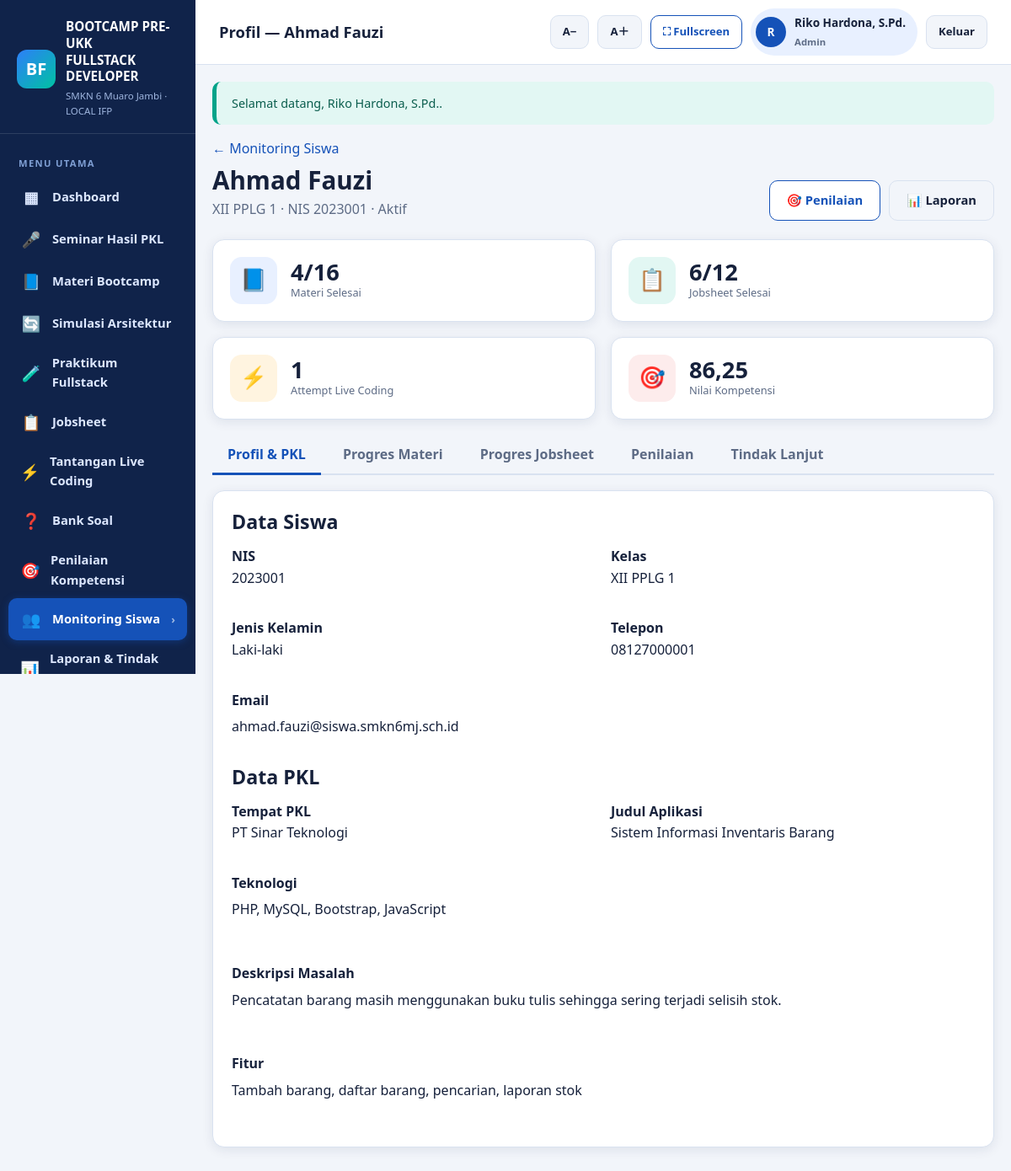
/modules/students/detail.php?id=1 (signed in), run on the app's committed database.
### tables this page shows
CREATE TABLE students (
  id            INT UNSIGNED AUTO_INCREMENT PRIMARY KEY,
  nis           VARCHAR(30) NOT NULL UNIQUE,
  name          VARCHAR(100) NOT NULL,
  class_name    VARCHAR(30) NOT NULL DEFAULT 'XII PPLG 1',
  gender        ENUM('L','P') NOT NULL DEFAULT 'L',
  phone         VARCHAR(20) DEFAULT NULL,
  email         VARCHAR(120) DEFAULT NULL,
  pkl_place     VARCHAR(180) DEFAULT NULL,
  pkl_title     VARCHAR(200) DEFAULT NULL,
  technologies  TEXT DEFAULT NULL,
  problem_desc  TEXT DEFAULT NULL,
  features      TEXT DEFAULT NULL,
  status        ENUM('aktif','alumni') NOT NULL DEFAULT 'aktif',
  created_at    TIMESTAMP NOT NULL DEFAULT CURRENT_TIMESTAMP,
  updated_at    TIMESTAMP NOT NULL DEFAULT CURRENT_TIMESTAMP ON UPDATE CURRENT_TIMESTAMP
);

CREATE TABLE users (
  id          INT UNSIGNED AUTO_INCREMENT PRIMARY KEY,
  username    VARCHAR(50) NOT NULL UNIQUE,
  password    VARCHAR(255) NOT NULL,
  full_name   VARCHAR(120) NOT NULL,
  role        ENUM('admin','guru','siswa') NOT NULL DEFAULT 'guru',
  student_id  INT UNSIGNED DEFAULT NULL,
  is_active   TINYINT(1) NOT NULL DEFAULT 1,
  last_login  DATETIME DEFAULT NULL,
  created_at  TIMESTAMP NOT NULL DEFAULT CURRENT_TIMESTAMP,
  updated_at  TIMESTAMP NOT NULL DEFAULT CURRENT_TIMESTAMP ON UPDATE CURRENT_TIMESTAMP,
  KEY idx_users_role (role),
  CONSTRAINT fk_users_student FOREIGN KEY (student_id) REFERENCES students(id) ON DELETE SET NULL
);

CREATE TABLE competency_assessments (
  id                   INT UNSIGNED AUTO_INCREMENT PRIMARY KEY,
  student_id           INT UNSIGNED NOT NULL,
  assessor_id          INT UNSIGNED DEFAULT NULL,
  assessment_date      DATE NOT NULL,
  score_understanding  TINYINT UNSIGNED NOT NULL DEFAULT 1,
  score_trace          TINYINT UNSIGNED NOT NULL DEFAULT 1,
  score_implementation TINYINT UNSIGNED NOT NULL DEFAULT 1,
  score_db_security    TINYINT UNSIGNED NOT NULL DEFAULT 1,
  score_testing        TINYINT UNSIGNED NOT NULL DEFAULT 1,
  score_communication  TINYINT UNSIGNED NOT NULL DEFAULT 1,
  total_score          DECIMAL(5,2) NOT NULL DEFAULT 0,
  notes                TEXT DEFAULT NULL,
  created_at           TIMESTAMP NOT NULL DEFAULT CURRENT_TIMESTAMP,
  KEY idx_ca_date (assessment_date),
  CONSTRAINT fk_comp_student FOREIGN KEY (student_id) REFERENCES students(id) ON DELETE CASCADE,
  CONSTRAINT fk_comp_assessor FOREIGN KEY (assessor_id) REFERENCES users(id) ON DELETE SET NULL
);

### config/database.php (called while the page is built, shortened)
<?php
function db()
{
    static $pdo = null;
    if ($pdo instanceof PDO) {
        return $pdo;
    }
    $dsn = 'mysql:host=' . DB_HOST . ';dbname=' . DB_NAME . ';charset=' . DB_CHARSET;
    try {
        $pdo = new PDO($dsn, DB_USER, DB_PASS, [
            PDO::ATTR_ERRMODE            => PDO::ERRMODE_EXCEPTION,
            PDO::ATTR_DEFAULT_FETCH_MODE => PDO::FETCH_ASSOC,
            PDO::ATTR_EMULATE_PREPARES   => false,
        ]);
    } catch (PDOException $e) {
        http_response_code(500);
        echo '<!doctype html><html lang="id"><meta charset="utf-8">';
        echo '<title>Koneksi Database Gagal</title>';
        echo '<body style="font-family:Arial,sans-serif;padding:40px;line-height:1.7">';
        echo '<h1>Koneksi database gagal</h1>';
        echo '<p>Periksa kembali:</p><ul>';
        echo '<li>Laragon (Apache &amp; MySQL) sudah berjalan.</li>';
        echo '<li>Database <strong>' . htmlspecialchars(DB_NAME) . '</strong> sudah dibuat.</li>';
        echo '<li>File <code>database/database.sql</code> sudah di-import.</li>';
        echo '<li>Pengaturan DB di <code>config/config.php</code> sesuai.</li>';
        echo '</ul><p>Detail teknis: <code>' . htmlspecialchars($e->getMessage()) . '</code></p>';
        echo '</body></html>';
        exit;
    }
    return $pdo;
}
function db_all(string $sql, array $params = []): array
{
    $stmt = db()->prepare($sql);
    $stmt->execute($params);
    return $stmt->fetchAll();
}
function db_one(string $sql, array $params = []): ?array
{
    $stmt = db()->prepare($sql);
    $stmt->execute($params);
    $row = $stmt->fetch();
    return $row === false ? null : $row;
}

### auth/auth.php (called while the page is built, shortened)
<?php
require_once __DIR__ . '/../config/database.php';
function current_user(): ?array
{
    static $cache = null;
    if ($cache !== null) {
        return $cache;
    }
    $cache = db_one(
        'SELECT u.id, u.username, u.full_name, u.role, u.student_id, u.is_active,
                s.name AS student_name, s.class_name
         FROM users u
         LEFT JOIN students s ON s.id = u.student_id
         WHERE u.id = ? AND u.is_active = 1',
        [(int) $_SESSION['user_id']]
    );
    return $cache;
}
function is_logged_in(): bool
{
    return current_user() !== null;
}
function user_role(): string
{
    $u = current_user();
    return $u ? $u['role'] : '';
}
function can_manage(): bool
{
    return in_array(user_role(), ['admin', 'guru'], true);
}
function require_login(): void
{
    if (!is_logged_in()) {
        flash('warning', 'Silakan login terlebih dahulu.');
        redirect('login.php');
    }
}
function role_label(string $role): string
{
    return [
        'admin' => 'Admin',
        'guru'  => 'Guru',
        'siswa' => 'Siswa',
    ][$role] ?? $role;
}

### modules/students/detail.php (the view, shortened to what this page needs)
<?php
require_once dirname(__DIR__, 2) . '/config/database.php';
require_once dirname(__DIR__, 2) . '/auth/auth.php';
require_login();
$id = can_manage() ? (int) query('id', 0) : (int) current_user()['student_id'];
$student = db_one('SELECT * FROM students WHERE id = ?', [$id]);
$page_title = 'Profil — ' . $student['name'];
$courses = db_all('SELECT s.*, p.status AS progress_status, p.notes
    FROM bootcamp_sessions s
    LEFT JOIN student_progress p ON p.session_id = s.id AND p.student_id = ?
    ORDER BY s.session_no', [$id]);
$jobs = db_all('SELECT j.*, sj.status, sj.completed_at FROM jobsheets j
    LEFT JOIN student_jobsheets sj ON sj.jobsheet_id = j.id AND sj.student_id = ?
    ORDER BY j.sort_order', [$id]);
$assessments = db_all('SELECT * FROM competency_assessments WHERE student_id = ? ORDER BY id DESC', [$id]);
$attempts = db_all('SELECT ca.*, c.code, c.title FROM coding_attempts ca
    JOIN coding_challenges c ON c.id = ca.challenge_id
    WHERE ca.student_id = ? ORDER BY ca.id DESC LIMIT 10', [$id]);
$doneCourses = count(array_filter($courses, fn($c) => $c['progress_status'] === 'selesai'));
$doneJobs = count(array_filter($jobs, fn($j) => $j['status'] === 'selesai'));
$latestScore = $assessments ? (float)$assessments[0]['total_score'] : null;
?>
<?php include dirname(__DIR__, 2) . '/includes/header.php'; ?>
<div class="page-head">
    <div>
        <p style="margin:0 0 6px"><a href="<?= url('modules/students/index.php') ?>">← Monitoring Siswa</a></p>
        <h1><?= e($student['name']) ?></h1>
        <p><?= e($student['class_name']) ?> · NIS <?= e($student['nis']) ?> · <?= e(ucfirst($student['status'])) ?></p>
    </div>
    <div class="btn-group">
        <a class="btn btn-outline" href="<?= url('modules/assessment/detail.php?student_id=' . $id) ?>">🎯 Penilaian</a>
        <a class="btn btn-light" href="<?= url('modules/reports/index.php?student_id=' . $id) ?>">📊 Laporan</a>
    </div>
</div>
<div class="grid grid-4" style="margin-bottom:20px">
    <div class="stat-card"><div class="stat-icon">📘</div><div>
        <div class="stat-value"><?= $doneCourses ?>/<?= count($courses) ?></div><div class="stat-label">Materi Selesai</div></div></div>
    <div class="stat-card"><div class="stat-icon green">📋</div><div>
        <div class="stat-value"><?= $doneJobs ?>/<?= count($jobs) ?></div><div class="stat-label">Jobsheet Selesai</div></div></div>
    <div class="stat-card"><div class="stat-icon orange">⚡</div><div>
        <div class="stat-value"><?= count($attempts) ?></div><div class="stat-label">Attempt Live Coding</div></div></div>
    <div class="stat-card"><div class="stat-icon red">🎯</div><div>
        <div class="stat-value"><?= $latestScore !== null ? fmt_score($latestScore) : '-' ?></div><div class="stat-label">Nilai Kompetensi</div></div></div>
</div>
<div class="tabs">
    <button class="tab active" data-tab="profil">Profil & PKL</button>
    <button class="tab" data-tab="materi">Progres Materi</button>
    <button class="tab" data-tab="jobsheet">Progres Jobsheet</button>
    <button class="tab" data-tab="nilai">Penilaian</button>
    <button class="tab" data-tab="tindak">Tindak Lanjut</button>
</div>
<div class="tab-container">
<section class="tab-panel active" data-panel="profil">
    <div class="card">
        <h2>Data Siswa</h2>
        <div class="grid grid-2">
            <div><strong>NIS</strong><p><?= e($student['nis']) ?></p></div>
            <div><strong>Kelas</strong><p><?= e($student['class_name']) ?></p></div>
            <div><strong>Jenis Kelamin</strong><p><?= $student['gender'] === 'P' ? 'Perempuan' : 'Laki-laki' ?></p></div>
            <div><strong>Telepon</strong><p><?= e($student['phone'] ?: '-') ?></p></div>
            <div class="form-group full"><strong>Email</strong><p><?= e($student['email'] ?: '-') ?></p></div>
        </div>
        <h2>Data PKL</h2>
        <div class="grid grid-2">
            <div><strong>Tempat PKL</strong><p><?= e($student['pkl_place'] ?: '-') ?></p></div>
            <div><strong>Judul Aplikasi</strong><p><?= e($student['pkl_title'] ?: '-') ?></p></div>
            <div class="form-group full"><strong>Teknologi</strong><p><?= nl2br(e($student['technologies'] ?: '-')) ?></p></div>
            <div class="form-group full"><strong>Deskripsi Masalah</strong><p><?= nl2br(e($student['problem_desc'] ?: '-')) ?></p></div>
            <div class="form-group full"><strong>Fitur</strong><p><?= nl2br(e($student['features'] ?: '-')) ?></p></div>
        </div>
    </div>
</section>
</div>
<?php include dirname(__DIR__, 2) . '/includes/footer.php'; ?>

### includes/header.php (shortened to what this page needs)
<?php
$user = current_user();
$currentPath = str_replace('\\', '/', $_SERVER['SCRIPT_NAME'] ?? '');
$activeKey = '';
$map = [
    'dashboard'    => ['index.php'],
    'seminar'      => ['/modules/seminar/'],
    'materi'       => ['/modules/materi/'],
    'praktikum'    => ['/modules/praktikum/', '/modules/code/'],
    'jobsheet'     => ['/modules/jobsheet/'],
    'challenges'   => ['/modules/challenges/'],
    'questions'    => ['/modules/questions/'],
    'assessment'   => ['/modules/assessment/'],
    'students'     => ['/modules/students/'],
    'reports'      => ['/modules/reports/'],
    'settings'     => ['/modules/settings/'],
    'simulasi'     => ['/modules/simulasi/'],
];
foreach ($map as $key => $patterns) {
    foreach ($patterns as $pattern) {
        if ($key === 'dashboard') {
            $base = rtrim(BASE_PATH, '/');
            if (rtrim($currentPath, '/') === $base . '/index.php' || rtrim($currentPath, '/') === $base) {
                $activeKey = 'dashboard';
            }
        } elseif (strpos($currentPath, $pattern) !== false) {
            $activeKey = $key;
        }
    }
}
$menu = [
    ['dashboard',  '▦', 'Dashboard',            'index.php'],
    ['seminar',    '🎤', 'Seminar Hasil PKL',   'modules/seminar/index.php'],
    ['materi',     '📘', 'Materi Bootcamp',     'modules/materi/index.php'],
    ['simulasi',   '🔄', 'Simulasi Arsitektur', 'modules/simulasi/index.php'],
    ['praktikum',  '🧪', 'Praktikum Fullstack', 'modules/praktikum/index.php'],
    ['jobsheet',   '📋', 'Jobsheet',            'modules/jobsheet/index.php'],
    ['challenges', '⚡', 'Tantangan Live Coding','modules/challenges/index.php'],
    ['questions',  '❓', 'Bank Soal',           'modules/questions/index.php'],
    ['assessment', '🎯', 'Penilaian Kompetensi','modules/assessment/index.php'],
    ['students',   '👥', 'Monitoring Siswa',    'modules/students/index.php'],
    ['reports',    '📊', 'Laporan & Tindak Lanjut','modules/reports/index.php'],
    ['settings',   '⚙️', 'Pengaturan',          'modules/settings/index.php'],
];
?>
<!doctype html>
<html lang="id">
<head>
    <link rel="stylesheet" href="<?= asset('css/app.css') ?>">
</head>
<body>
<div class="app-shell">
    <aside class="sidebar">
        <div class="sidebar-brand">
            <div class="logo">
                <div class="logo-mark">BF</div>
                <div>
                    <strong>BOOTCAMP PRE-UKK<br>FULLSTACK DEVELOPER</strong>
                    <small><?= e(SCHOOL_NAME) ?> · LOCAL IFP</small>
                </div>
            </div>
        </div>
        <nav class="sidebar-nav">
            <div class="nav-label">Menu Utama</div>
            <?php foreach ($menu as $item): ?>
                <?php
                [$key, $icon, $label, $link] = $item;
                ?>
                <a class="nav-item <?= $activeKey === $key ? 'active' : '' ?>"
                   href="<?= url($link) ?>">
                    <span class="ico"><?= $icon ?></span>
                    <span><?= e($label) ?></span>
                    <?php if ($activeKey === $key): ?><span class="chev">›</span><?php endif; ?>
                </a>
            <?php endforeach; ?>
        </nav>
    </aside>
    <div class="main-area">
        <header class="topbar">
            <h1><?= e($page_title) ?></h1>
            <div class="topbar-actions">
                <button type="button" class="btn btn-light btn-sm no-print" onclick="changeFontSize(-1)" title="Perkecil teks">A−</button>
                <button type="button" class="btn btn-light btn-sm no-print" onclick="changeFontSize(1)" title="Perbesar teks">A＋</button>
                <button type="button" class="btn btn-outline btn-sm no-print" onclick="toggleFullscreen()" title="Layar penuh">⛶ Fullscreen</button>
                <?php if ($user): ?>
                    <div class="user-chip">
                        <span class="avatar"><?= e(mb_substr($user['full_name'], 0, 1)) ?></span>
                        <span>
                            <?= e($user['full_name']) ?><br>
                            <small><?= e(role_label($user['role'])) ?></small>
                        </span>
                    </div>
                    <a class="btn btn-light btn-sm no-print" href="<?= url('logout.php') ?>">Keluar</a>
                <?php endif; ?>
            </div>
        </header>
        <main class="content">

### data on the page
students: name "Profil — Ahmad Fauzi", name "Ahmad Fauzi", class_name "XII PPLG 1", nis "2023001", status "Aktif", phone "08127000001", email "ahmad.fauzi@siswa.smkn6mj.sch.id", pkl_place "PT Sinar Teknologi", pkl_title "Sistem Informasi Inventaris Barang", technologies "PHP, MySQL, Bootstrap, JavaScript", problem_desc "Pencatatan barang masih menggunakan buku tulis sehingga sering terjadi selisih stok.", features "Tambah barang, daftar barang, pencarian, laporan stok"
users: full_name "R", full_name "Riko Hardona, S.Pd.", role "Admin"
competency_assessments: total_score "86,25"

### other printed values
SCHOOL_NAME "SMKN 6 Muaro Jambi"
$icon "▦"
$label "Dashboard"
$icon "🎤"
$label "Seminar Hasil PKL"
$icon "📘"
$label "Materi Bootcamp"
$icon "🔄"
$label "Simulasi Arsitektur"
$icon "🧪"
$label "Praktikum Fullstack"
$icon "📋"
$label "Jobsheet"
$icon "⚡"
$label "Tantangan Live Coding"
